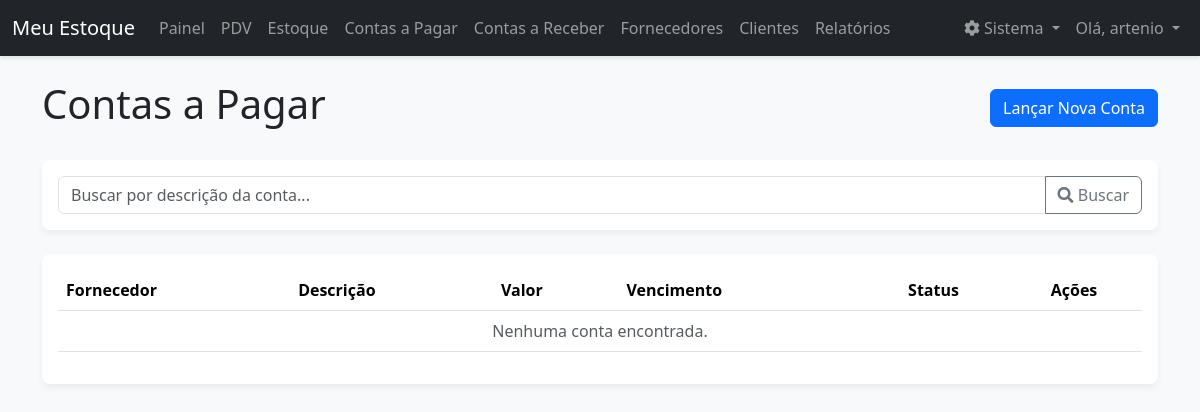
Page /contas (signed in) on the earlier database version.
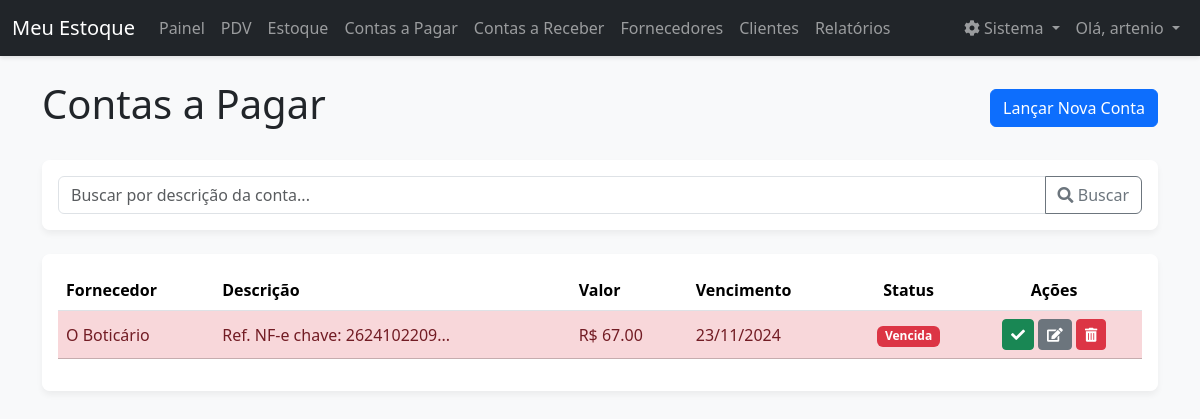
Same page on the later database version.
### models.py (models this page shows)
class ContaPagar(db.Model):
    __tablename__ = 'conta_pagar'
    id = db.Column(db.Integer, primary_key=True)
    descricao = db.Column(db.String(200), nullable=False)
    valor = db.Column(db.Float, nullable=False)
    data_vencimento = db.Column(db.Date, nullable=False)
    data_pagamento = db.Column(db.Date, nullable=True)
    status = db.Column(db.String(20), nullable=False, default='pendente')
    fornecedor_id = db.Column(db.Integer, db.ForeignKey('fornecedor.id'), nullable=False)

class Fornecedor(db.Model):
    __tablename__ = 'fornecedor'
    id = db.Column(db.Integer, primary_key=True)
    nome = db.Column(db.String(100), nullable=False, unique=True)
    cnpj = db.Column(db.String(18), unique=True, nullable=True)
    telefone = db.Column(db.String(20))
    email = db.Column(db.String(100))
    produtos = db.relationship('Produto', backref='fornecedor', lazy=True)
    contas = db.relationship('ContaPagar', backref='fornecedor', lazy=True)

### app.py (the view)
@app.route('/contas')
@login_required
def listar_contas():
    search_term = request.args.get('q')
    query = ContaPagar.query
    if search_term:
        query = query.filter(ContaPagar.descricao.ilike(f'%{search_term}%'))
    contas = query.order_by(ContaPagar.data_vencimento.asc()).all()
    return render_template('contas_a_pagar.html', contas=contas, search_term=search_term)

### app.py (called while the page is built)
@app.context_processor
def inject_datetime():
    return {'modules': {'datetime': datetime, 'date': date, 'timedelta': timedelta}}

def login_required(f):
    @wraps(f)
    def decorated_function(*args, **kwargs):
        if 'logged_in' not in session or 'user_id' not in session:
            session.clear()
            flash('A sua sessão é inválida. Por favor, faça login novamente.', 'warning')
            return redirect(url_for('login'))
        return f(*args, **kwargs)
    return decorated_function

### templates/contas_a_pagar.html (shortened to what the changed rows need)
{% extends 'base.html' %}
{% block content %}
<div class="d-flex justify-content-between align-items-center mb-4">
    <h1>Contas a Pagar</h1>
</div>
<div class="card">
    <div class="card-body">
        <table class="table table-hover align-middle">
            <thead>
                <tr>
                    <th>Fornecedor</th>
                    <th>Descrição</th>
                    <th>Valor</th>
                    <th>Vencimento</th>
                    <th class="text-center">Status</th>
                    <th class="text-center">Ações</th>
                </tr>
            </thead>
            <tbody>
                {% for conta in contas %}
                    {% set hoje = modules.date.today() %}
                    {% set amanha = hoje + modules.timedelta(days=1) %}
                    {% set row_class = '' %}
                    {% if conta.status == 'pendente' and conta.data_vencimento < hoje %}
                        {% set row_class = 'table-danger' %}
                    {% elif conta.status == 'pendente' and conta.data_vencimento == hoje %}
                        {% set row_class = 'table-primary' %}
                    {% elif conta.status == 'pendente' and conta.data_vencimento == amanha %}
                        {% set row_class = 'table-warning' %}
                    {% endif %}
                <tr class="{{ row_class }}">
                    <td>{{ conta.fornecedor.nome }}</td>
                    <td>{{ conta.descricao }}</td>
                    <td>R$ {{ "%.2f"|format(conta.valor) }}</td>
                    <td>{{ conta.data_vencimento.strftime('%d/%m/%Y') }}</td>
                    <td class="text-center">
                        {% if conta.status == 'pago' %}
                            <span class="badge bg-success">Pago</span>
                        {% elif row_class == 'table-danger' %}
                            <span class="badge bg-danger">Vencida</span>
                        {% elif row_class == 'table-primary' %}
                            <span class="badge bg-primary">Vence Hoje</span>
                        {% elif row_class == 'table-warning' %}
                            <span class="badge bg-warning text-dark">Vence amanhã</span>
                        {% else %}
                            <span class="badge bg-info text-dark">Pendente</span>
                        {% endif %}
                    </td>
                    <td class="text-center">
                        {% if conta.status == 'pendente' %}
                        <form action="{{ url_for('pagar_conta', id=conta.id) }}" method="POST" class="d-inline">
                            <button type="submit" class="btn btn-success btn-sm" title="Marcar como Pago">
                                <i class="fas fa-check"></i>
                            </button>
                        </form>
                        {% endif %}
                        <a href="{{ url_for('editar_conta', id=conta.id) }}" class="btn btn-secondary btn-sm" title="Editar">
                            <i class="fas fa-edit"></i>
                        </a>
                        <button type="button" class="btn btn-danger btn-sm" data-bs-toggle="modal" data-bs-target="#confirmDeleteModal-{{ conta.id }}" title="Excluir">
                            <i class="fas fa-trash-alt"></i>
                        </button>
                    </td>
                </tr>
                {% else %}
                <tr>
                    <td colspan="6" class="text-center text-muted">Nenhuma conta encontrada.</td>
                </tr>
                {% endfor %}
            </tbody>
        </table>
    </div>
</div>
{% endblock %}

Differences in the rows shown:
added ContaPagar: fornecedor.nome "O Boticário", descricao "Ref. NF-e chave: 2624102209...", valor "67.00", data_vencimento "23/11/2024", status "Vencida"
Other differences:
text no longer shown: "Nenhuma conta encontrada."
